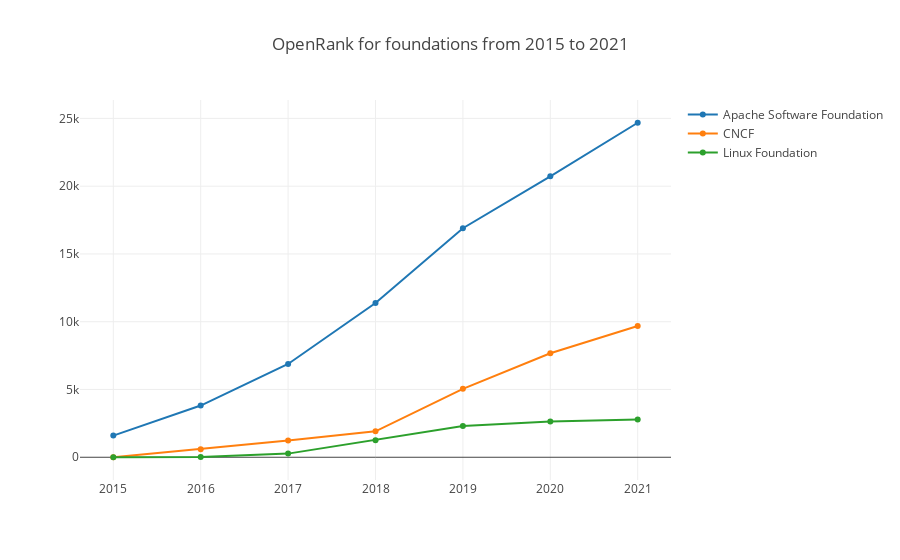

This figure's notebook cell:
### Markdown cell above
- getRepoOpenrank

This function will return repo OpenRank with the config param.

Here is an example of all Chinese projects under foundation group by Foundation and by year from 2015 to 2021.

### Code cell
var startYear = 2015, startMonth = 1, endYear = 2021, endMonth = 12, x = [];
for (let y = startYear; y <= endYear; y++) x.push(`${y}`);
openDigger.index.openrank.getRepoOpenrank({labelIntersect: ['Foundation', ':regions/China'], startYear, startMonth, endYear, endMonth, groupBy: 'Foundation', groupTimeRange: 'year', limit: 5}).then(data => {
    openDigger.render.plotly(data.map(row => {
        return { x, y: row.open_rank, mode: 'scatter', name: row.label };
    }), {title: `OpenRank for foundations from ${startYear} to ${endYear}`, xaxis: {type: 'category'}});
});

### Figure 1 — Plotly figure (JSON) as saved in the notebook; plotly's stock layout.template omitted (floating-point values rounded to 4 significant figures)
{"data": [{"mode": "scatter", "name": "Apache Software Foundation", "x": ["2015", "2016", "2017", "2018", "2019", "2020", "2021"], "y": [1599.0, 3816.0, 6881.0, 11380.0, 16900.0, 20730.0, 24680.0]}, {"mode": "scatter", "name": "CNCF", "x": ["2015", "2016", "2017", "2018", "2019", "2020", "2021"], "y": [0, 594.2, 1235.0, 1910.0, 5048.0, 7675.0, 9684]}, {"mode": "scatter", "name": "Linux Foundation", "x": ["2015", "2016", "2017", "2018", "2019", "2020", "2021"], "y": [0, 13.52, 267.5, 1263.0, 2300.0, 2636.0, 2785.0]}], "layout": {"autosize": true, "title": {"text": "OpenRank for foundations from 2015 to 2021"}, "xaxis": {"autorange": true, "range": [-0.3605, 6.361], "type": "category"}, "yaxis": {"autorange": true, "range": [-2037.0, 26720.0], "type": "linear"}}}
